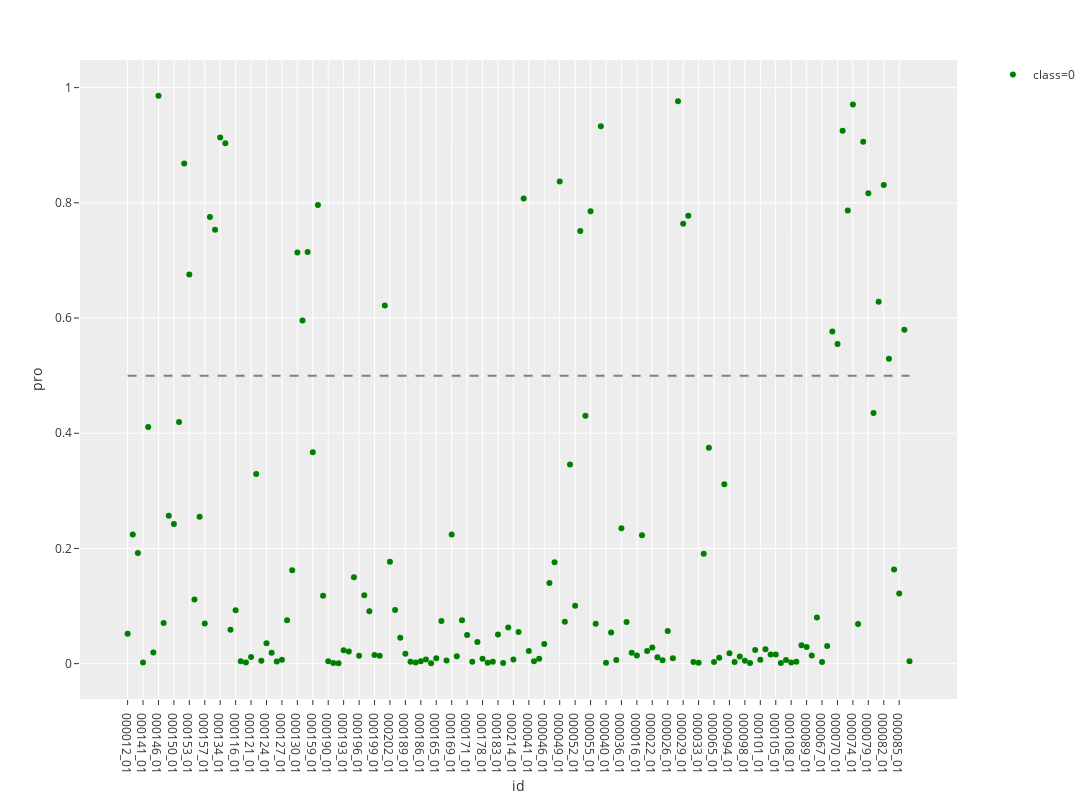

The notebook cell this image was saved under:
### Code cell
healthy_new_pre = predict_plot('test_healthy')
# healthy_new_pre.to_excel('C:/Users/pc/Desktop/healthy_pre.xlsx')

### Figure 1 — Plotly figure (JSON) as saved in the notebook; plotly's stock layout.template omitted (floating-point values rounded to 4 significant figures; data arrays with more than 128 entries replaced by an {"elided": "..."} marker saying what was removed)
{"data": [{"hoverlabel": {"namelength": 0}, "hovertemplate": "class=0<br>id=%{x}<br>pro=%{y}", "legendgroup": "class=0", "marker": {"color": "green", "symbol": "circle"}, "mode": "markers", "name": "class=0", "showlegend": true, "type": "scatter", "x": {"elided": "153 str values"}, "xaxis": "x", "y": {"elided": "153 float values"}, "yaxis": "y"}, {"line": {"color": "grey", "dash": "dash"}, "mode": "lines", "showlegend": false, "type": "scatter", "x": ["000012_01", "000215_01"], "y": [0.5, 0.5]}], "layout": {"height": 800, "legend": {"tracegroupgap": 0}, "margin": {"t": 60}, "width": 1200, "xaxis": {"anchor": "y", "domain": [0, 0.98], "title": {"text": "id"}}, "yaxis": {"anchor": "x", "domain": [0, 1], "title": {"text": "pro"}}}}
